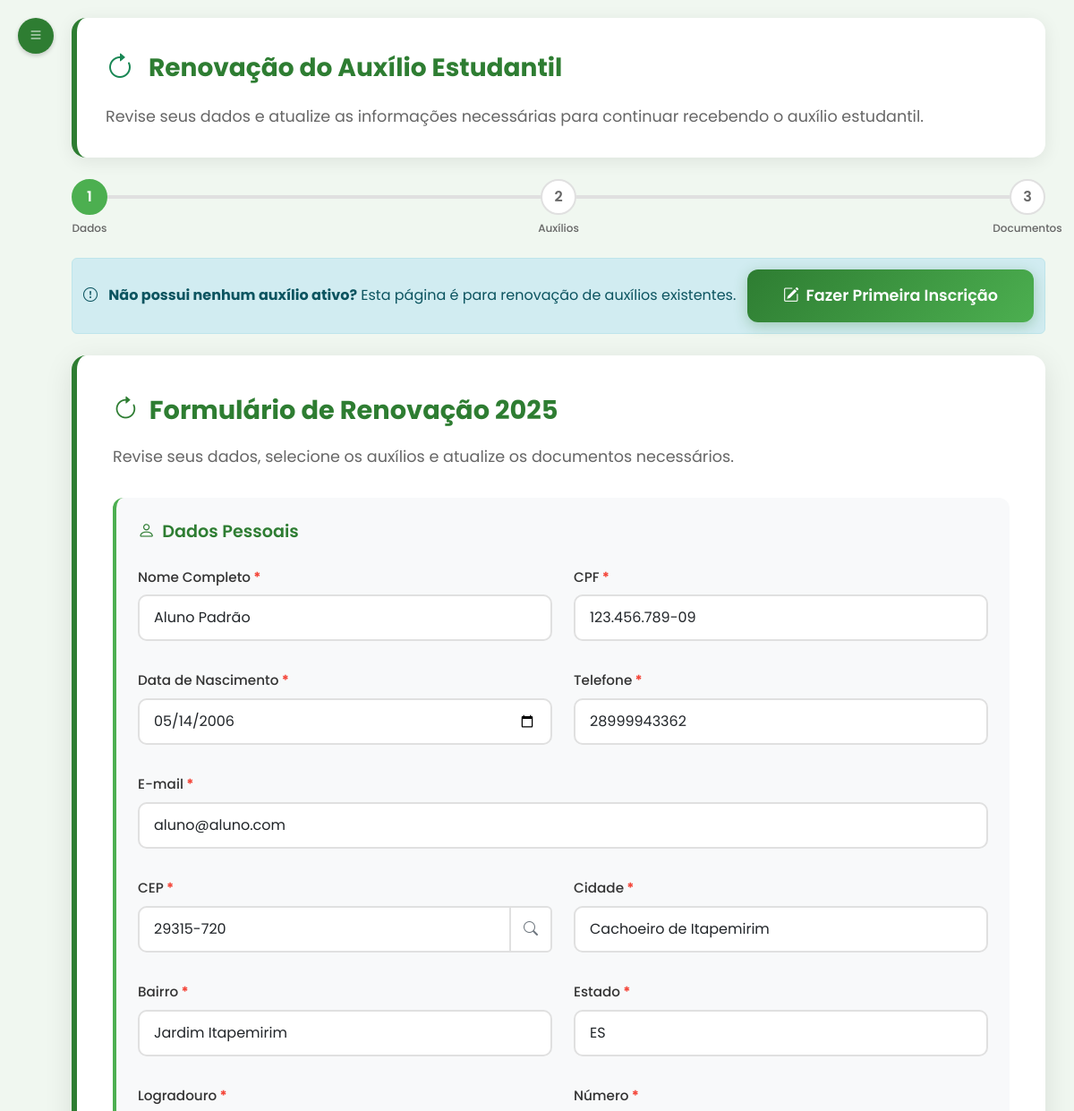
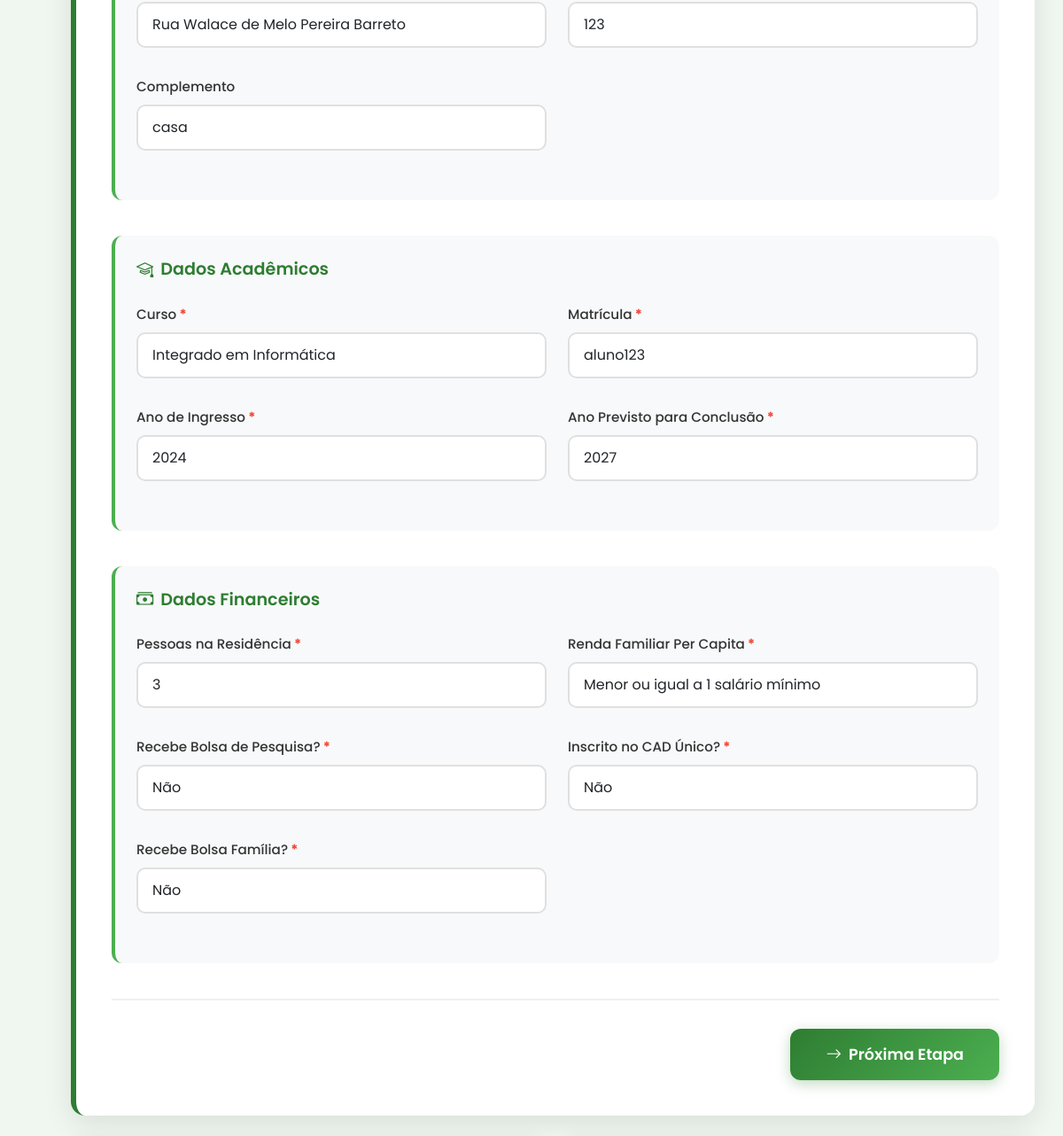
Page /aluno/editais/renovacao (signed in, upper part) on the earlier database version (2 pictures, top to bottom).
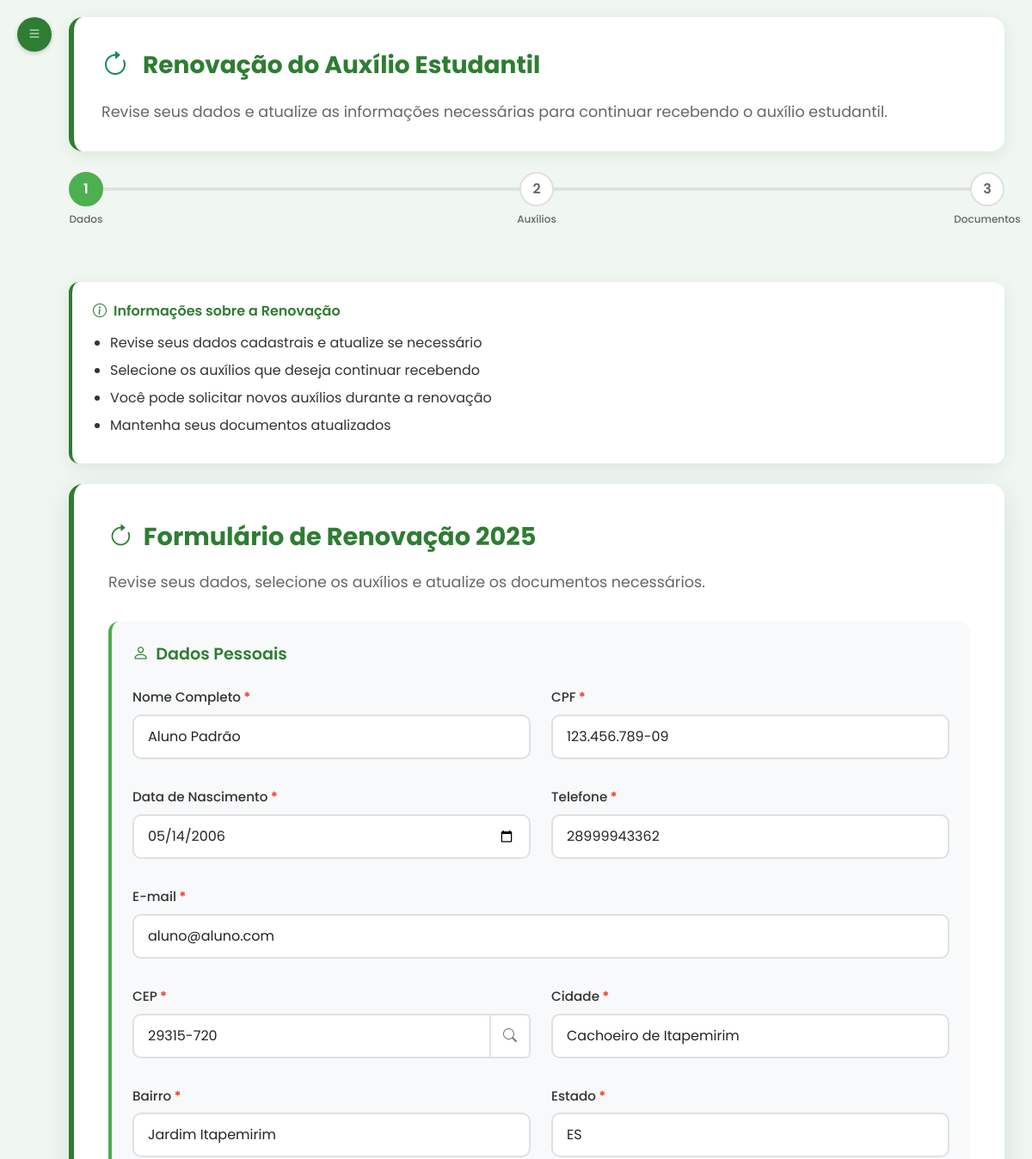
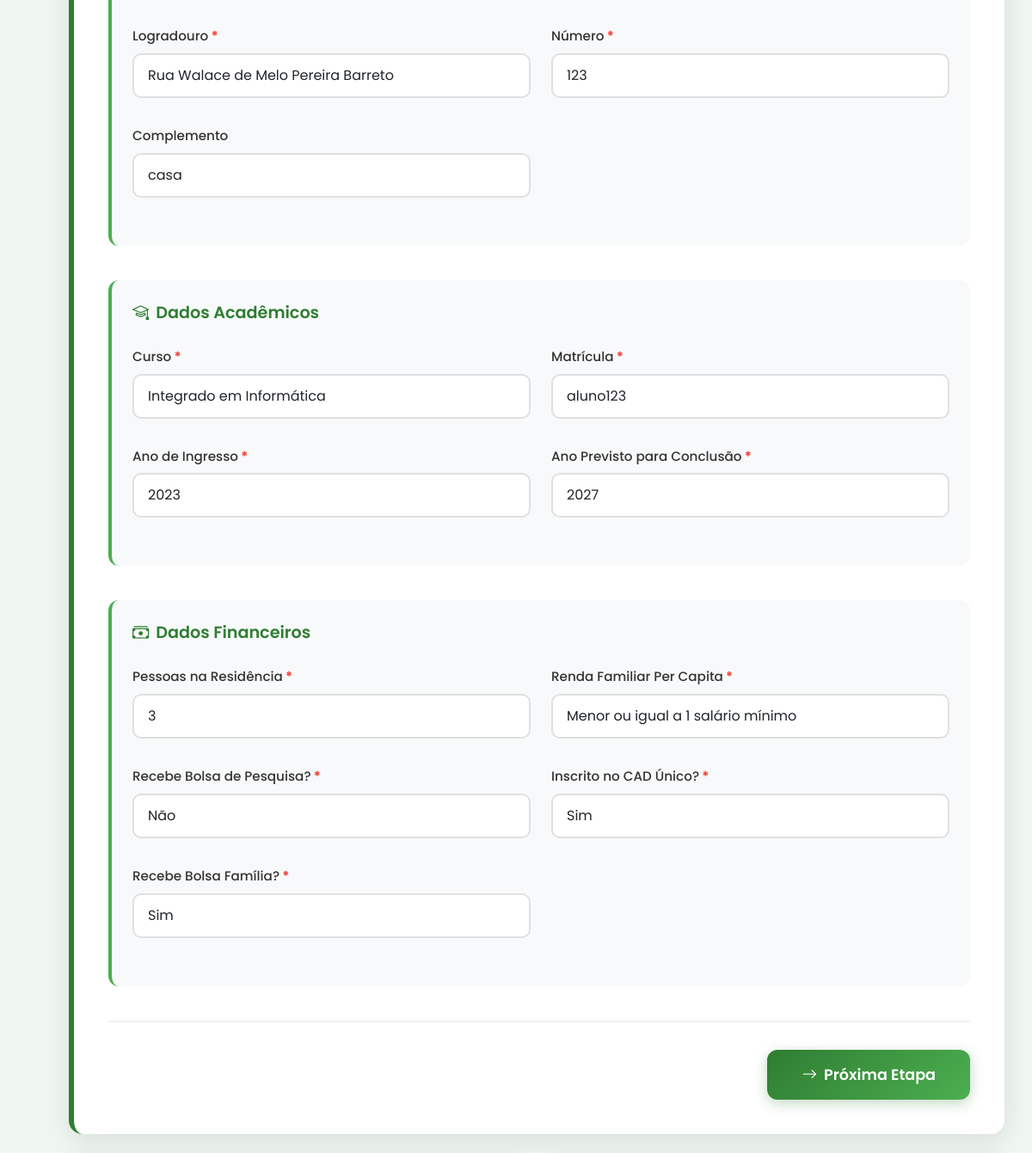
Same page on the later database version (2 pictures, top to bottom).
### tables this page shows
CREATE TABLE aluno (
    id_usuario INTEGER PRIMARY KEY,
    cpf TEXT NOT NULL,
    telefone TEXT NOT NULL,
    curso TEXT NOT NULL,
    data_nascimento TEXT NOT NULL,
    filiacao TEXT NOT NULL,
    cep TEXT NOT NULL,
    cidade TEXT NOT NULL,
    bairro TEXT NOT NULL,
    rua TEXT NOT NULL,
    numero TEXT NOT NULL,
    nome_banco TEXT NOT NULL,
    agencia_bancaria TEXT NOT NULL,
    numero_conta_bancaria TEXT NOT NULL,
    renda_familiar REAL NOT NULL,
    quantidade_pessoas INTEGER NOT NULL,
    renda_per_capita REAL NOT NULL,
    situacao_moradia TEXT NOT NULL,
    cadastro_completo BOOLEAN DEFAULT 0, estado TEXT DEFAULT '', complemento TEXT DEFAULT '', possivel_aluno BOOLEAN DEFAULT 1, aprovado BOOLEAN DEFAULT 0, ano_ingresso INTEGER, ano_conclusao_previsto INTEGER, bolsa_pesquisa TEXT, cad_unico TEXT, bolsa_familia TEXT,
    FOREIGN KEY (id_usuario) REFERENCES usuario(id_usuario) ON DELETE CASCADE
);

### routes/aluno/editais_routes.py (the view)
@router.get("/editais/renovacao")
@requer_autenticacao(["aluno"])
async def get_editais_renovacao(request: Request, usuario_logado: dict = None):
    if not usuario_logado.get('completo', True):
        return RedirectResponse("/aluno/perfil", status_code=303)
    aluno = aluno_repo.obter_por_matricula(usuario_logado['matricula'])
    inscricoes = inscricao_repo.obter_por_aluno(aluno.id_usuario)
    inscricao_anterior = inscricoes[0] if inscricoes else None
    auxilios_atuais = []
    auxilio_transporte = None
    auxilio_moradia = None
    if inscricao_anterior:
        id_inscricao = inscricao_anterior['id_inscricao']
        try:
            auxilio_transporte_list = AuxilioTransporteRepo.obter_todos()
            for aux in auxilio_transporte_list:
                if aux.id_inscricao == id_inscricao:
                    auxilio_transporte = aux
                    auxilios_atuais.append('transporte')
                    break
        except:
            pass
        try:
            auxilio_moradia_list = AuxilioMoradiaRepo.obter_todos()
            for aux in auxilio_moradia_list:
                if aux.id_inscricao == id_inscricao:
                    auxilio_moradia = aux
                    auxilios_atuais.append('moradia')
                    break
        except:
            pass
        if inscricao_anterior.get('tipo_auxilio'):
            tipo = inscricao_anterior['tipo_auxilio'].lower()
            if 'alimentacao' in tipo or 'alimentação' in tipo:
                auxilios_atuais.append('alimentacao')
            if 'material' in tipo:
                auxilios_atuais.append('material')
    response = templates.TemplateResponse(
        "/aluno/editais_renovacao.html",
        {
            "request": request,
            "aluno": aluno,
            "inscricao_anterior": inscricao_anterior,
            "auxilios_atuais": auxilios_atuais,
            "auxilio_transporte": auxilio_transporte,
            "auxilio_moradia": auxilio_moradia,
            "quantidade_pessoas_residencia": aluno.quantidade_pessoas if aluno else 0
        }
    )
    return response

### templates/aluno/editais_renovacao.html (shortened to what the changed rows need)
{% extends 'base2.html' %}
{% set active_page = 'editais' %}
{% block head %}
    <link rel="stylesheet" href="/static/css/editais_primeira_inscricao_aluno.css?v={{ range(1, 10000) | random }}">
{% endblock %}
{% block content %}
<div class="main-content" id="mainContent">
    <br>
    {% if not auxilios_atuais or auxilios_atuais|length == 0 %}
    <div class="alert alert-info mb-4 d-flex justify-content-between align-items-center">
        <div>
            <i class="bi bi-exclamation-circle me-2"></i>
            <strong>Não possui nenhum auxílio ativo?</strong> Esta página é para renovação de auxílios existentes.
        </div>
        <a href="/aluno/editais/primeira-inscricao" class="btn btn-primary">
            <i class="bi bi-pencil-square me-2"></i>Fazer Primeira Inscrição
        </a>
    </div>
    {% else %}
    <div class="info-card mb-4">
        <h6><i class="bi bi-info-circle me-2"></i>Informações sobre a Renovação</h6>
        <ul>
            <li>Revise seus dados cadastrais e atualize se necessário</li>
            <li>Selecione os auxílios que deseja continuar recebendo</li>
            <li>Você pode solicitar novos auxílios durante a renovação</li>
            <li>Mantenha seus documentos atualizados</li>
        </ul>
    </div>
    {% endif %}
    <div class="form-container">
        <form action="/aluno/editais/renovacao" method="post" enctype="multipart/form-data" id="renovacaoForm">
            <div class="form-etapa" id="etapa-1" style="display: block;">
                <div class="form-section">
                    <div class="form-row">
                        <div>
                            <label for="cpf" class="form-label required-field">CPF</label>
                            <input type="text" class="form-control" id="cpf" name="cpf" value="{{aluno.cpf}}" readonly required>
                        </div>
                    </div>
                    <div class="form-row">
                        <div>
                            <label for="data_nascimento" class="form-label required-field">Data de Nascimento</label>
                            <input type="date" class="form-control" id="data_nascimento" name="data_nascimento" value="{{aluno.data_nascimento}}" required>
                        </div>
                        <div>
                            <label for="telefone" class="form-label required-field">Telefone</label>
                            <input type="text" class="form-control" id="telefone" name="telefone" value="{{aluno.telefone}}" required>
                        </div>
                    </div>
                    <div class="form-row">
                        <div>
                            <div class="input-group">
                                <input type="text" class="form-control" id="cep" name="cep" placeholder="00000-000" maxlength="9" value="{{ aluno.cep if aluno and aluno.cep else '' }}" required>
                                <button class="btn btn-outline-secondary" type="button" id="btn-buscar-cep">
                                    <i class="bi bi-search"></i>
                                </button>
                            </div>
                        </div>
                        <div>
                            <label for="cidade" class="form-label required-field">Cidade</label>
                            <input type="text" class="form-control" id="cidade" name="cidade" value="{{aluno.cidade}}" required>
                        </div>
                    </div>
                    <div class="form-row">
                        <div>
                            <label for="bairro" class="form-label required-field">Bairro</label>
                            <input type="text" class="form-control" id="bairro" name="bairro" value="{{aluno.bairro}}" required>
                        </div>
                        <div>
                            <label for="estado" class="form-label required-field">Estado</label>
                            <input type="text" class="form-control" id="estado" name="estado" placeholder="Ex: ES" maxlength="2" value="{{ aluno.estado if aluno and aluno.estado else '' }}" readonly required>
                        </div>
                    </div>
                    <div class="form-row">
                        <div>
                            <label for="logradouro" class="form-label required-field">Logradouro</label>
                            <input type="text" class="form-control" id="logradouro" name="logradouro" value="{{aluno.rua}}" required>
                        </div>
                        <div>
                            <label for="numero" class="form-label required-field">Número</label>
                            <input type="text" class="form-control" id="numero" name="numero" value="{{aluno.numero}}" required>
                        </div>
                    </div>
                    <div class="form-row">
                        <div>
                            <label for="complemento" class="form-label">Complemento</label>
                            <input type="text" class="form-control" id="complemento" name="complemento" value="{{aluno.complemento if aluno and aluno.complemento else ''}}" placeholder="Ex: Apto 201, Bloco B">
                        </div>
                    </div>
                </div>
                <div class="form-section">
                    <div class="form-row">
                        <div>
                            <label for="curso" class="form-label required-field">Curso</label>
                            <input type="text" class="form-control" id="curso" name="curso" value="{{ aluno.curso if aluno and aluno.curso else '' }}" readonly required>
                        </div>
                    </div>
                    <div class="form-row">
                        <div>
                            <label for="ano_ingresso" class="form-label required-field">Ano de Ingresso</label>
                            <input type="number" class="form-control" id="ano_ingresso" name="ano_ingresso" value="{{ aluno.ano_ingresso if aluno and aluno.ano_ingresso else '' }}" min="2000" max="2030" required>
                        </div>
                        <div>
                            <label for="ano_conclusao_previsto" class="form-label required-field">Ano Previsto para Conclusão</label>
                            <input type="number" class="form-control" id="ano_conclusao_previsto" name="ano_conclusao_previsto" value="{{ aluno.ano_conclusao_previsto if aluno and aluno.ano_conclusao_previsto else '' }}" min="2024" max="2035" required>
                        </div>
                    </div>
                </div>
                <div class="form-section">
                    <div class="form-row">
                        <div>
                            <label for="pessoas_residencia" class="form-label required-field">Pessoas na Residência</label>
                            <input type="number" class="form-control" id="pessoas_residencia" name="pessoas_residencia" value="{{ aluno.quantidade_pessoas if aluno and aluno.quantidade_pessoas else '' }}" required>
                        </div>
                    </div>
                    <div class="form-row">
                        <div>
                            <label for="bolsa_pesquisa" class="form-label required-field">Recebe Bolsa de Pesquisa?</label>
                            <select class="form-control" id="bolsa_pesquisa" name="bolsa_pesquisa" required>
                                <option value="nao" {% if not aluno or not aluno.bolsa_pesquisa or aluno.bolsa_pesquisa == 'nao' %}selected{% endif %}>Não</option>
                            </select>
                        </div>
                        <div>
                            <label for="cad_unico" class="form-label required-field">Inscrito no CAD Único?</label>
                            <select class="form-control" id="cad_unico" name="cad_unico" required>
                                <option value="sim" {% if aluno and aluno.cad_unico == 'sim' %}selected{% endif %}>Sim</option>
                                <option value="nao" {% if not aluno or not aluno.cad_unico or aluno.cad_unico == 'nao' %}selected{% endif %}>Não</option>
                            </select>
                        </div>
                    </div>
                    <div class="form-row">
                        <div>
                            <label for="bolsa_familia" class="form-label required-field">Recebe Bolsa Família?</label>
                            <select class="form-control" id="bolsa_familia" name="bolsa_familia" required>
                                <option value="nao" {% if not aluno or not aluno.bolsa_familia or aluno.bolsa_familia == 'nao' %}selected{% endif %}>Não</option>
                                <option value="sim" {% if aluno and aluno.bolsa_familia == 'sim' %}selected{% endif %}>Sim</option>
                            </select>
                        </div>
                    </div>
                </div>
            </div>
        </form>
    </div>
</div>
{% endblock %}

Differences in the rows shown:
changed aluno "Cachoeiro de Itapemirim": ano_ingresso "2024" → "2023"; cad_unico "Não" → "Sim"; bolsa_familia "Não" → "Sim"
Other differences:
text no longer shown: "Não possui nenhum auxílio ativo? Esta página é para renovação de auxílios existentes. Fazer Primeira Inscrição"
text now shown: "Informações sobre a Renovação Revise seus dados cadastrais e atualize se necessário Selecione os auxílios que deseja continuar recebendo Você pode solicitar novos auxílios durante a renovação Mantenha seus documentos atualizados"
